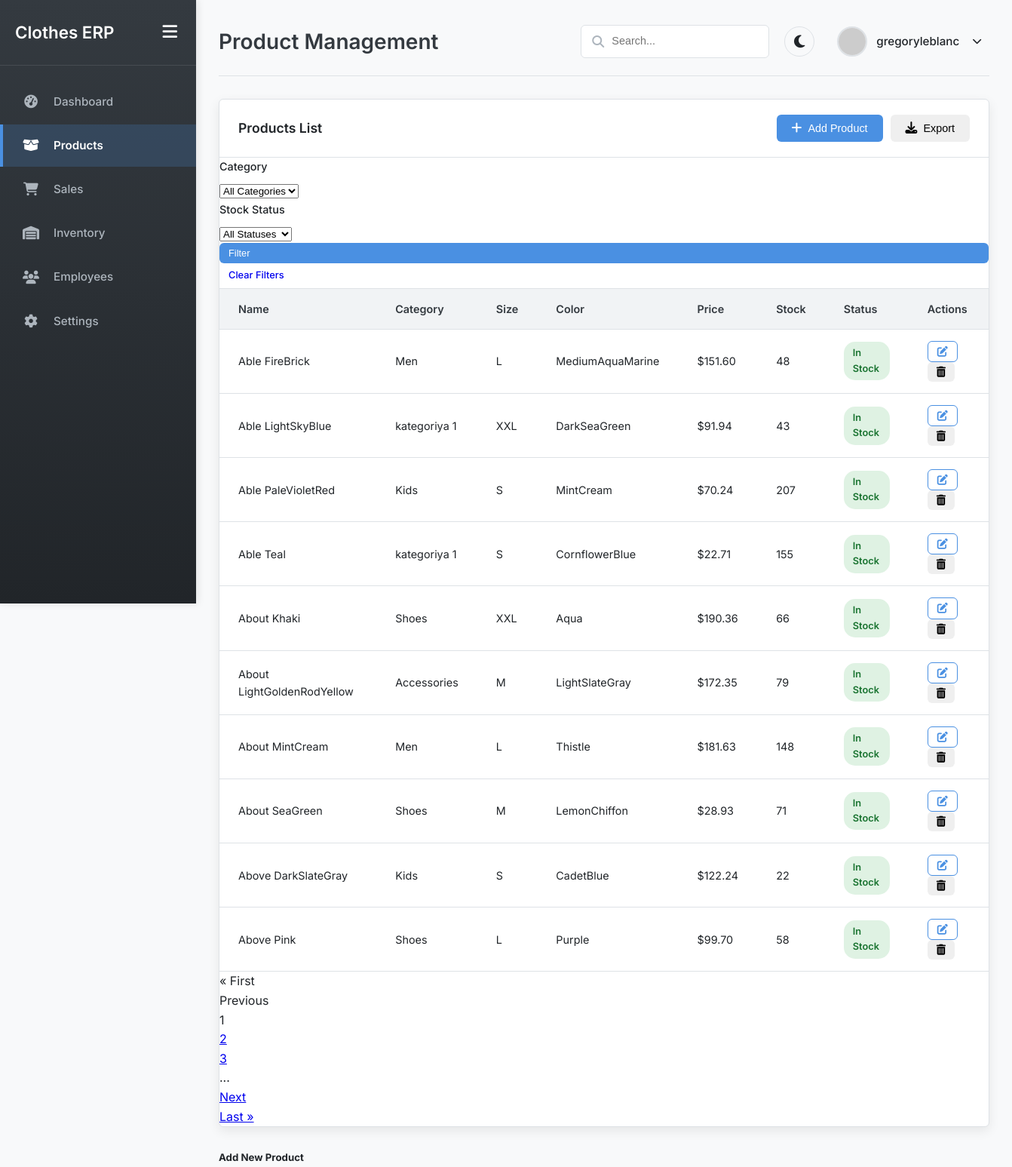
/products/ (signed in, upper part), run on an earlier commit of the app's database.
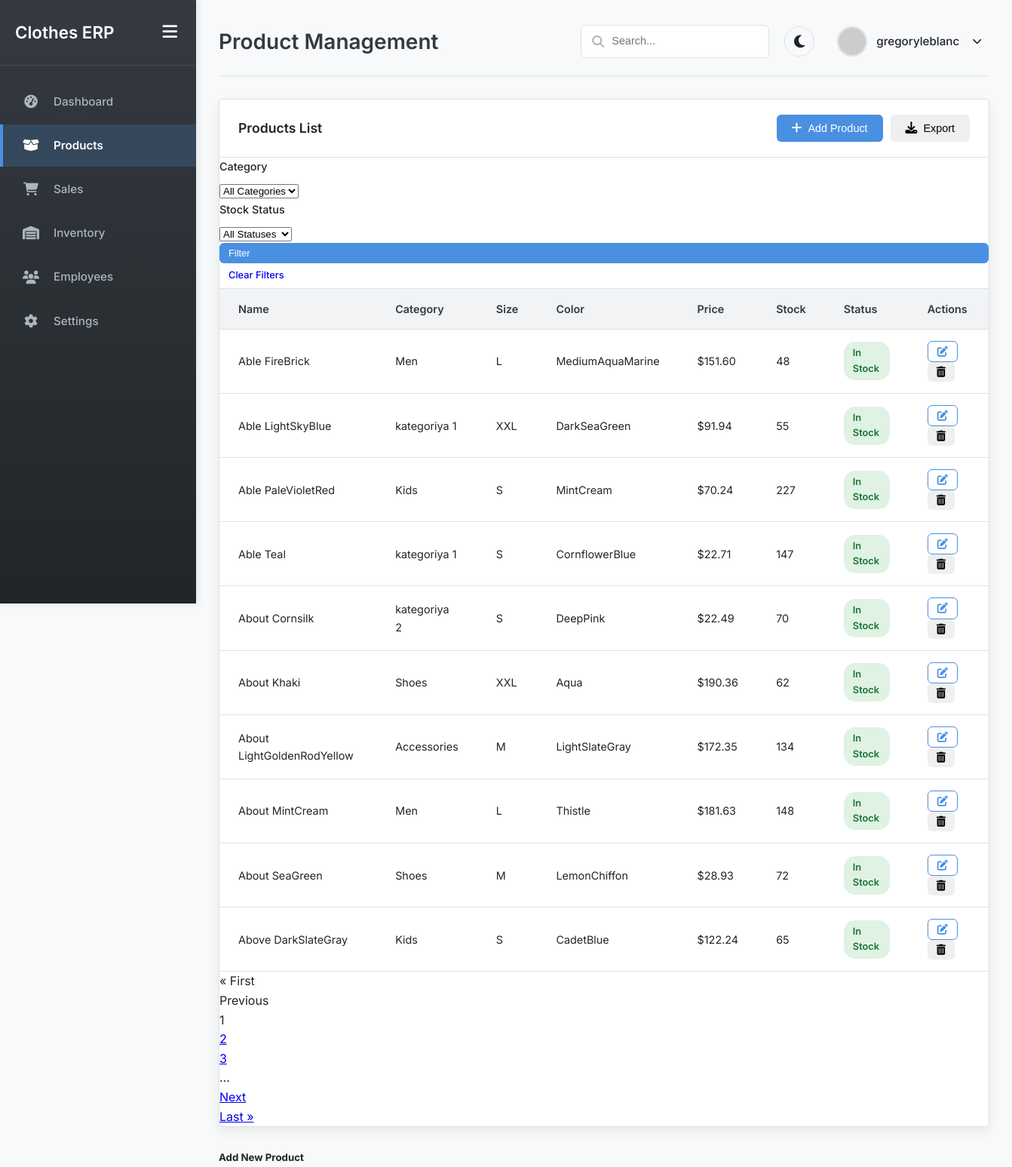
And on a later commit of the database.
### main/models.py (models this page shows, shortened)
class Product(models.Model):
    name = models.CharField(max_length=100)
    category = models.ForeignKey(Category, on_delete=models.CASCADE)
    size = models.CharField(max_length=20, blank=True, null=True)
    color = models.CharField(max_length=50, blank=True, null=True)
    price = models.DecimalField(max_digits=10, decimal_places=2)
    stock_quantity = models.IntegerField(default=0)
    created_at = models.DateTimeField(auto_now_add=True)
    updated_at = models.DateTimeField(auto_now=True)

class Category(models.Model):
    name = models.CharField(max_length=100)
    class Meta:
        verbose_name_plural = "Categories"

### main/views.py (the view, shortened to what this page needs)
@login_required
def products(request):
    category_id = request.GET.get('category')
    stock_status = request.GET.get('stock')
    products_list = Product.objects.select_related('category').all()
    if category_id:
        products_list = products_list.filter(category_id=category_id)
    paginator = Paginator(products_list.order_by('name'), 10)
    page = request.GET.get('page', 1)
    products = paginator.get_page(page)
    categories = Category.objects.all()
    context = {
        'products': products,
        'categories': categories,
    }
    return render(request, 'main/products.html', context)

### main/templates/main/products.html (shortened to what this page needs)
{% extends 'main/base.html' %}
{% load static %}
{% block header_title %}Product Management{% endblock %}
{% block content %}
<div class="table-container">
    <div class="table-header">
        <h3 class="table-title">Products List</h3>
        <div class="table-actions">
            <button class="btn btn-primary" data-bs-toggle="modal" data-bs-target="#addProductModal"><i class="fas fa-plus"></i> Add Product</button>
            <button class="btn btn-outline-secondary" id="exportProductsBtn"><i class="fas fa-download"></i> Export</button>
        </div>
    </div>
    <div class="p-3 border-bottom mb-3">
        <form id="filterForm" method="get" action="{% url 'products' %}">
            <div class="row g-2 align-items-end">
                <div class="col-md-4">
                    <label for="categoryFilter" class="form-label form-label-sm">Category</label>
                    <select class="form-select form-select-sm" id="categoryFilter" name="category">
                        <option value="">All Categories</option>
                    </select>
                </div>
                <div class="col-md-4">
                    <label for="stockFilter" class="form-label form-label-sm">Stock Status</label>
                    <select class="form-select form-select-sm" id="stockFilter" name="stock">
                        <option value="">All Statuses</option>
                    </select>
                </div>
                <div class="col-md-2">
                    <button type="submit" class="btn btn-sm btn-primary w-100">Filter</button>
                </div>
                <div class="col-md-2 text-end">
                    <a href="{% url 'products' %}" class="btn btn-sm btn-outline-secondary">Clear Filters</a>
                </div>
            </div>
        </form>
    </div>
    <div class="table-responsive">
        <table class="table table-hover align-middle">
            <thead>
                <tr>
                    <th>Name</th>
                    <th>Category</th>
                    <th>Size</th>
                    <th>Color</th>
                    <th>Price</th>
                    <th>Stock</th>
                    <th>Status</th>
                    <th>Actions</th>
                </tr>
            </thead>
            <tbody>
                {% for product in products %}
                <tr>
                    <td>{{ product.name }}</td>
                    <td>{{ product.category.name }}</td>
                    <td>{{ product.size|default:"N/A" }}</td>
                    <td>{{ product.color|default:"N/A" }}</td>
                    <td>${{ product.price|floatformat:2 }}</td>
                    <td>{{ product.stock_quantity }}</td>
                    <td>
                        {% if product.stock_quantity == 0 %}
                        <span class="status status-danger">Out of Stock</span>
                        {% elif product.stock_quantity < 10 %}
                        <span class="status status-warning">Low Stock</span>
                        {% else %}
                        <span class="status status-success">In Stock</span>
                        {% endif %}
                    </td>
                    <td>
                        <a href="{% url 'edit_product' product.id %}" class="btn btn-sm btn-outline-primary" title="Edit Product"><i class="fas fa-edit"></i></a>
                        <button type="button" class="btn btn-sm btn-outline-danger" data-bs-toggle="modal" data-bs-target="#deleteProductModal" data-product-id="{{ product.id }}" data-product-name="{{ product.name }}" title="Delete Product">
                            <i class="fas fa-trash-alt"></i>
                        </button>
                    </td>
                </tr>
                {% empty %}
                <tr>
                    <td colspan="8" class="text-center text-muted py-4">No products found matching your filters.</td>
                </tr>
                {% endfor %}
            </tbody>
        </table>
    </div>
    {% if products.has_other_pages %}
    <div class="d-flex justify-content-center p-3 border-top">
        <nav aria-label="Product pagination">
            <ul class="pagination pagination-sm mb-0">
                {% if products.has_previous %}
                    <li class="page-item"><a class="page-link" href="?page=1{{ request.GET.urlencode|cut:'page=' }}">&laquo; First</a></li>
                    <li class="page-item"><a class="page-link" href="?page={{ products.previous_page_number }}{{ request.GET.urlencode|cut:'page=' }}">Previous</a></li>
                {% else %}
                    <li class="page-item disabled"><span class="page-link">&laquo; First</span></li>
                    <li class="page-item disabled"><span class="page-link">Previous</span></li>
                {% endif %}
                {% for i in products.paginator.page_range %}
                    {% if products.number == i %}
                        <li class="page-item active" aria-current="page"><span class="page-link">{{ i }}</span></li>
                    {% elif i > products.number|add:'-3' and i < products.number|add:'3' %}
                        <li class="page-item"><a class="page-link" href="?page={{ i }}{{ request.GET.urlencode|cut:'page=' }}">{{ i }}</a></li>
                    {% elif i == products.number|add:'-3' or i == products.number|add:'3' %}
                         <li class="page-item disabled"><span class="page-link">...</span></li>
                    {% endif %}
                {% endfor %}
                {% if products.has_next %}
                    <li class="page-item"><a class="page-link" href="?page={{ products.next_page_number }}{{ request.GET.urlencode|cut:'page=' }}">Next</a></li>
                    <li class="page-item"><a class="page-link" href="?page={{ products.paginator.num_pages }}{{ request.GET.urlencode|cut:'page=' }}">Last &raquo;</a></li>
                {% else %}
                    <li class="page-item disabled"><span class="page-link">Next</span></li>
                    <li class="page-item disabled"><span class="page-link">Last &raquo;</span></li>
                {% endif %}
            </ul>
        </nav>
    </div>
    {% endif %}
</div>
<div class="modal fade" id="addProductModal" tabindex="-1" aria-labelledby="addProductModalLabel" aria-hidden="true">
    <div class="modal-dialog modal-lg">
        <div class="modal-content">
            <form id="addProductForm" method="post" action="{% url 'add_product' %}">
                <div class="modal-header">
                    <h5 class="modal-title" id="addProductModalLabel">Add New Product</h5>
                </div>
            </form>
        </div>
    </div>
</div>
{% endblock %}

### main/templates/main/base.html (shortened to what this page needs)
{% load static %}
<!DOCTYPE html>
<html lang="en">
<head>
    <link rel="stylesheet" href="https://cdnjs.cloudflare.com/ajax/libs/font-awesome/6.4.0/css/all.min.css" />
    <link rel="stylesheet" href="{% static 'main/css/style.css' %}" />
</head>
<body>
    <div class="wrapper">
        <nav class="sidebar" id="sidebar">
            <div class="sidebar-header">
                <h3>Clothes ERP</h3>
                <button class="sidebar-toggle" id="sidebarToggle" title="Toggle Sidebar">
                    <i class="fas fa-bars"></i>
                </button>
            </div>
            <div class="sidebar-menu">
                <ul>
                    <li><a href="{% url 'dashboard' %}" class=""><span class="icon"><i class="fas fa-tachometer-alt fa-fw"></i></span><span class="menu-text">Dashboard</span></a></li>
                    <li><a href="{% url 'products' %}" class="{% if request.resolver_match.url_name == 'products' or request.resolver_match.url_name == 'edit_product' %}active{% endif %}"><span class="icon"><i class="fas fa-box-open fa-fw"></i></span><span class="menu-text">Products</span></a></li>
                    <li><a href="{% url 'sales' %}" class=""><span class="icon"><i class="fas fa-shopping-cart fa-fw"></i></span><span class="menu-text">Sales</span></a></li>
                    <li><a href="{% url 'inventory' %}" class=""><span class="icon"><i class="fas fa-warehouse fa-fw"></i></span><span class="menu-text">Inventory</span></a></li>
                    <li><a href="{% url 'employees' %}" class=""><span class="icon"><i class="fas fa-users fa-fw"></i></span><span class="menu-text">Employees</span></a></li>
                    <li><a href="{% url 'settings' %}" class=""><span class="icon"><i class="fas fa-cog fa-fw"></i></span><span class="menu-text">Settings</span></a></li>
                </ul>
            </div>
        </nav>
        <div class="main-content" id="mainContent">
            <header class="header">
                <h1>{% block header_title %}Page Title{% endblock %}</h1>
                <div class="header-actions">
                    <div class="search-box">
                        <i class="fas fa-search"></i>
                        <input type="text" placeholder="Search..." id="searchInput" class="form-control" />
                    </div>
                    <button class="theme-toggle" id="themeToggle" title="Toggle Theme">
                        <i class="fas fa-moon"></i>
                    </button>
                    <div class="user-profile-dropdown">
                        <div class="user-profile" id="userProfileTrigger" tabindex="0">
                            <img src="https://ui-avatars.com/api/?name={{ request.user.username|default:'A' }}&background=random&color=fff&size=40" alt="User Avatar" />
                            <span>{{ request.user.username|default:'Admin User' }}</span>
                            <i class="fas fa-chevron-down dropdown-arrow"></i>
                        </div>
                    </div>
                </div>
            </header>
            <main class="content-area">
                {% block content %}{% endblock %}
            </main>
        </div>
    </div>
</body>
</html>

What changed in the data, as far as the page shows it:
no longer on this page (row unchanged): Product: name "Above Pink", category.name "Shoes", size "L", color "Purple", price "99.70", stock_quantity "58", shows "In Stock"
changed Product "Able LightSkyBlue": stock_quantity "43" → "55"
changed Product "Able PaleVioletRed": stock_quantity "207" → "227"
changed Product "Able Teal": stock_quantity "155" → "147"
added Product: name "About Cornsilk", category.name "kategoriya 2", size "S", color "DeepPink", price "22.49", stock_quantity "70", shows "In Stock"
changed Product "About Khaki": stock_quantity "66" → "62"
changed Product "About LightGoldenRodYellow": stock_quantity "79" → "134"
changed Product "About SeaGreen": stock_quantity "71" → "72"
changed Product "Above DarkSlateGray": stock_quantity "22" → "65"
